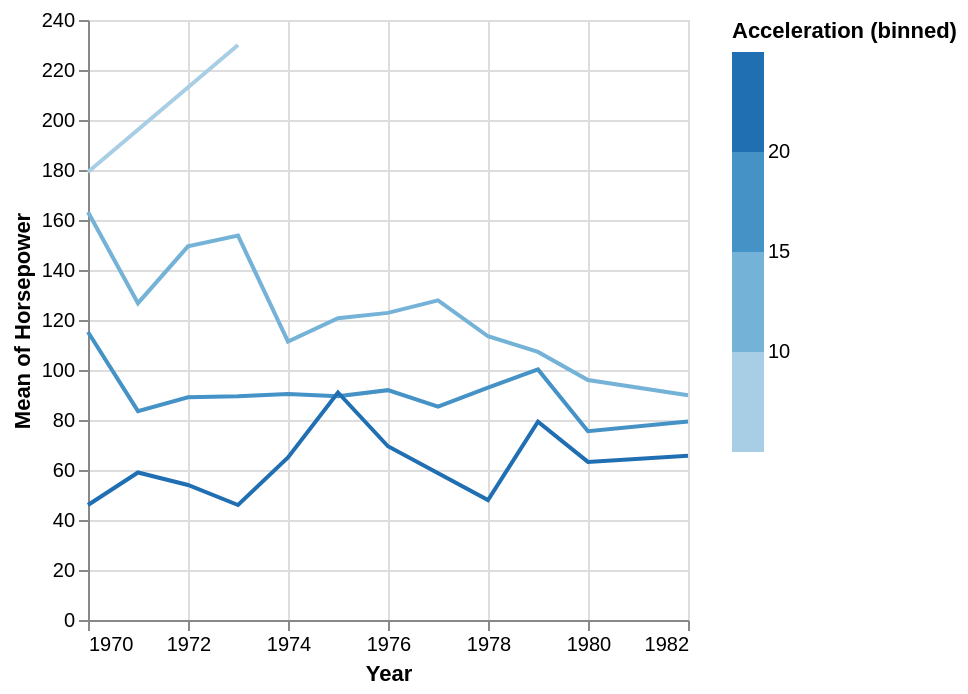

Write the Vega-Lite specification saved for this chart.
### Vega-Lite specification from a JSON file in a GitHub repository (floating-point values rounded to 4 significant figures; data arrays with more than 128 entries replaced by an {"elided": "..."} marker saying what was removed)
{"$schema": "https://vega.github.io/schema/vega-lite/v4.json", "description": "A scatterplot showing horsepower and miles per gallons for various cars.", "data": {"values": {"elided": "406 records"}}, "mark": "line", "encoding": {"y": {"aggregate": "mean", "field": "Horsepower"}, "x": {"field": "Year", "type": "temporal"}, "color": {"bin": true, "field": "Acceleration"}}}
